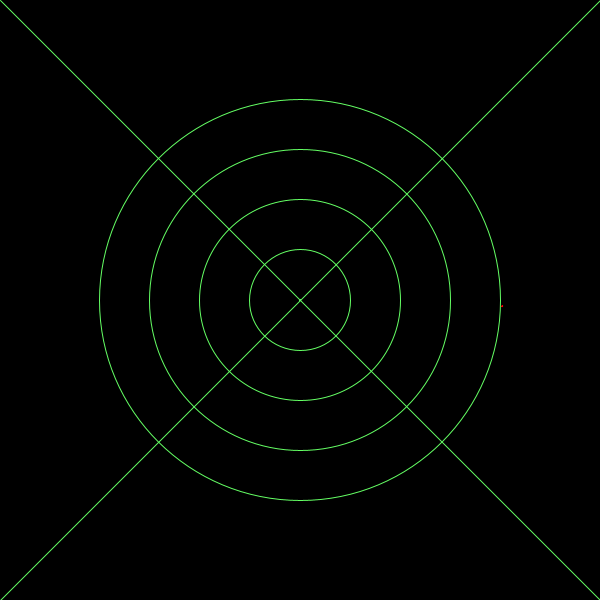
Frame 1 (no input)
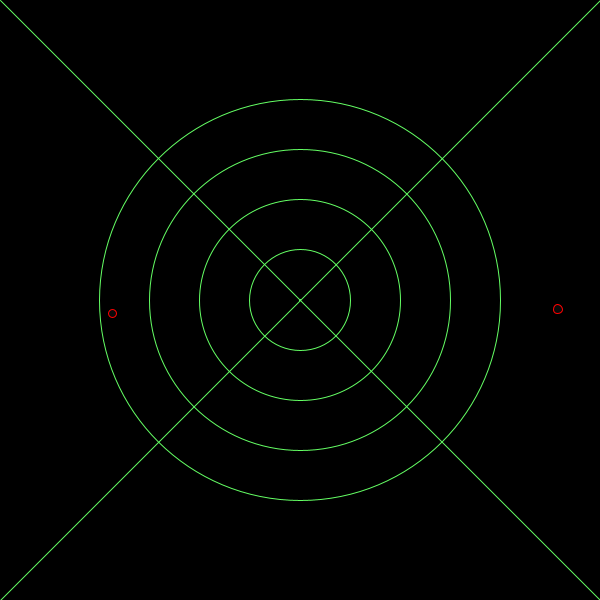
Frame 60 (the mouse pressed at the canvas centre just before this capture)
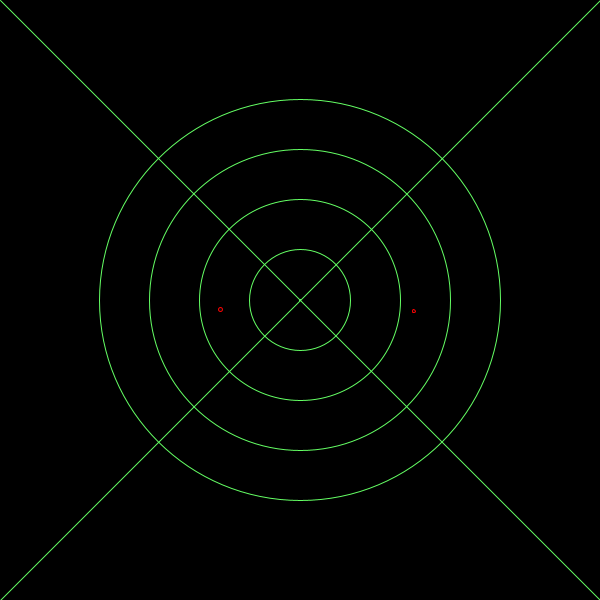
Frame 120 (the mouse held since frame 60 and released just before this capture)

The Processing sketch that drew these frames (run headless with seeded random() and noise(); from frame 60 on, the mouse is pressed at the canvas centre):

// Processing sketch: processing_74825
// ── processing_74825.pde

float circle1 = 0;
float circle2 = 0;
float center;
int CD = 1;
Sweep Sonar;
Sweep Radar;

 
void setup() {
  size(600,600);
  Sonar = new Sweep(5, 40); // Parameters go inside the parentheses when the object is constructed.
  Radar = new Sweep( 500, 200);

   
}
 
void draw() {
  background(0);
    smooth();
  stroke (100, 255, 100);
  fill (0,0);

  for (int CD=1; CD < 500; CD = CD + 100) { 
  ellipse (300, 300, CD, CD);
  }
  line (0,0, 600, 600);
  line (600,0, 0, 600);
  Sonar.move();
  Sonar.display();
  Radar.move();
  Radar.display();
  
}
 
class Sweep { // Even though there are multiple objects, we still only need one class. No matter how many cookies we make, only one cookie cutter is needed.Isn’t object-oriented programming swell?

  float xpos;
  float ypos;
  float xspeed;
  float yspeed;
 
  Sweep(float tempXpos, float tempYpos) { // The Constructor is defined with arguments.

    xpos = tempXpos;
    ypos = tempYpos;
    xspeed = 0.5 + random(2.); 
    yspeed = 0.5 + random(2.); // Every Kar gets a random speed
  }
 
  void display() {
    stroke (255, 0, 0);
    fill (50, 50);
  
    ellipse (xpos, ypos , circle1 , circle1);

    circle1 = circle1 + 1;

    if (circle1 > 10) {
      circle1 = circle1 * -1;
    }
  }
 
  void move() {
    xpos = xpos + xspeed;
    if ((xpos > width) || (xpos < 0)) {
      xspeed = xspeed *-1;
    }
    ypos = random (300, 320);
    
  }
}
